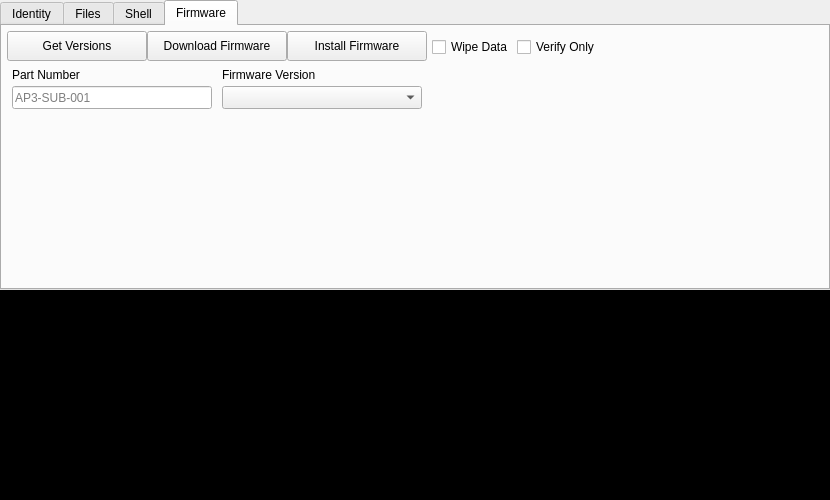
<?xml version="1.0" encoding="UTF-8"?>
<ui version="4.0">
 <class>MainWindow</class>
 <widget class="QMainWindow" name="MainWindow">
  <property name="geometry">
   <rect>
    <x>0</x>
    <y>0</y>
    <width>830</width>
    <height>500</height>
   </rect>
  </property>
  <property name="sizePolicy">
   <sizepolicy hsizetype="Fixed" vsizetype="Fixed">
    <horstretch>0</horstretch>
    <verstretch>0</verstretch>
   </sizepolicy>
  </property>
  <property name="minimumSize">
   <size>
    <width>830</width>
    <height>500</height>
   </size>
  </property>
  <property name="maximumSize">
   <size>
    <width>830</width>
    <height>500</height>
   </size>
  </property>
  <property name="windowTitle">
   <string>APToolkit</string>
  </property>
  <property name="tabShape">
   <enum>QTabWidget::TabShape::Rounded</enum>
  </property>
  <property name="unifiedTitleAndToolBarOnMac">
   <bool>false</bool>
  </property>
  <widget class="QWidget" name="centralwidget">
   <widget class="QTabWidget" name="tabWidget">
    <property name="enabled">
     <bool>true</bool>
    </property>
    <property name="geometry">
     <rect>
      <x>0</x>
      <y>0</y>
      <width>830</width>
      <height>290</height>
     </rect>
    </property>
    <property name="autoFillBackground">
     <bool>false</bool>
    </property>
    <property name="tabShape">
     <enum>QTabWidget::TabShape::Rounded</enum>
    </property>
    <property name="currentIndex">
     <number>3</number>
    </property>
    <property name="elideMode">
     <enum>Qt::TextElideMode::ElideNone</enum>
    </property>
    <property name="usesScrollButtons">
     <bool>true</bool>
    </property>
    <property name="documentMode">
     <bool>false</bool>
    </property>
    <property name="tabsClosable">
     <bool>false</bool>
    </property>
    <property name="tabBarAutoHide">
     <bool>false</bool>
    </property>
    <widget class="QWidget" name="identity">
     <attribute name="title">
      <string>Identity</string>
     </attribute>
     <widget class="QLabel" name="manufLabel">
      <property name="geometry">
       <rect>
        <x>10</x>
        <y>10</y>
        <width>120</width>
        <height>17</height>
       </rect>
      </property>
      <property name="text">
       <string>Manufacturer</string>
      </property>
     </widget>
     <widget class="QLabel" name="regionLabel">
      <property name="geometry">
       <rect>
        <x>10</x>
        <y>60</y>
        <width>120</width>
        <height>17</height>
       </rect>
      </property>
      <property name="text">
       <string>Region</string>
      </property>
     </widget>
     <widget class="QLineEdit" name="model">
      <property name="geometry">
       <rect>
        <x>10</x>
        <y>130</y>
        <width>120</width>
        <height>23</height>
       </rect>
      </property>
     </widget>
     <widget class="QLabel" name="modelLabel">
      <property name="geometry">
       <rect>
        <x>10</x>
        <y>110</y>
        <width>120</width>
        <height>17</height>
       </rect>
      </property>
      <property name="text">
       <string>Model</string>
      </property>
     </widget>
     <widget class="QLabel" name="vendorLabel">
      <property name="geometry">
       <rect>
        <x>10</x>
        <y>160</y>
        <width>120</width>
        <height>17</height>
       </rect>
      </property>
      <property name="text">
       <string>Vendor</string>
      </property>
     </widget>
     <widget class="QLineEdit" name="vendor">
      <property name="geometry">
       <rect>
        <x>10</x>
        <y>180</y>
        <width>120</width>
        <height>23</height>
       </rect>
      </property>
     </widget>
     <widget class="QLineEdit" name="partNum">
      <property name="enabled">
       <bool>true</bool>
      </property>
      <property name="geometry">
       <rect>
        <x>10</x>
        <y>230</y>
        <width>120</width>
        <height>23</height>
       </rect>
      </property>
      <property name="readOnly">
       <bool>true</bool>
      </property>
     </widget>
     <widget class="QLabel" name="partNumLabel">
      <property name="geometry">
       <rect>
        <x>10</x>
        <y>210</y>
        <width>120</width>
        <height>17</height>
       </rect>
      </property>
      <property name="text">
       <string>Part Number</string>
      </property>
     </widget>
     <widget class="QLabel" name="serialLabel">
      <property name="geometry">
       <rect>
        <x>140</x>
        <y>10</y>
        <width>120</width>
        <height>17</height>
       </rect>
      </property>
      <property name="text">
       <string>Serial</string>
      </property>
     </widget>
     <widget class="QLineEdit" name="serial">
      <property name="geometry">
       <rect>
        <x>140</x>
        <y>30</y>
        <width>120</width>
        <height>23</height>
       </rect>
      </property>
     </widget>
     <widget class="QLabel" name="initSerialLabel">
      <property name="geometry">
       <rect>
        <x>140</x>
        <y>110</y>
        <width>120</width>
        <height>17</height>
       </rect>
      </property>
      <property name="text">
       <string>Original Serial</string>
      </property>
     </widget>
     <widget class="QLineEdit" name="initSerial">
      <property name="enabled">
       <bool>true</bool>
      </property>
      <property name="geometry">
       <rect>
        <x>140</x>
        <y>130</y>
        <width>120</width>
        <height>23</height>
       </rect>
      </property>
      <property name="readOnly">
       <bool>true</bool>
      </property>
     </widget>
     <widget class="QLabel" name="upgrSerialLabel">
      <property name="geometry">
       <rect>
        <x>140</x>
        <y>60</y>
        <width>120</width>
        <height>17</height>
       </rect>
      </property>
      <property name="text">
       <string>Upgrade Serial</string>
      </property>
     </widget>
     <widget class="QLineEdit" name="upgrSerial">
      <property name="geometry">
       <rect>
        <x>140</x>
        <y>80</y>
        <width>120</width>
        <height>23</height>
       </rect>
      </property>
     </widget>
     <widget class="QLabel" name="userSerialLabel">
      <property name="geometry">
       <rect>
        <x>140</x>
        <y>160</y>
        <width>120</width>
        <height>17</height>
       </rect>
      </property>
      <property name="text">
       <string>User Serial</string>
      </property>
     </widget>
     <widget class="QLineEdit" name="userSerial">
      <property name="enabled">
       <bool>true</bool>
      </property>
      <property name="geometry">
       <rect>
        <x>140</x>
        <y>180</y>
        <width>120</width>
        <height>23</height>
       </rect>
      </property>
      <property name="readOnly">
       <bool>true</bool>
      </property>
     </widget>
     <widget class="QLineEdit" name="serialSticker">
      <property name="enabled">
       <bool>true</bool>
      </property>
      <property name="geometry">
       <rect>
        <x>140</x>
        <y>230</y>
        <width>120</width>
        <height>23</height>
       </rect>
      </property>
      <property name="readOnly">
       <bool>true</bool>
      </property>
     </widget>
     <widget class="QLabel" name="serialStickerLabel">
      <property name="geometry">
       <rect>
        <x>140</x>
        <y>210</y>
        <width>120</width>
        <height>17</height>
       </rect>
      </property>
      <property name="text">
       <string>Sticker Serial</string>
      </property>
     </widget>
     <widget class="QLabel" name="lockLabel">
      <property name="geometry">
       <rect>
        <x>270</x>
        <y>110</y>
        <width>120</width>
        <height>17</height>
       </rect>
      </property>
      <property name="text">
       <string>ECU Tune Lock</string>
      </property>
     </widget>
     <widget class="QLabel" name="cm1LockLabel">
      <property name="geometry">
       <rect>
        <x>270</x>
        <y>160</y>
        <width>120</width>
        <height>17</height>
       </rect>
      </property>
      <property name="text">
       <string>TCM Tune Lock</string>
      </property>
     </widget>
     <widget class="QLabel" name="stateLabel">
      <property name="geometry">
       <rect>
        <x>270</x>
        <y>10</y>
        <width>120</width>
        <height>17</height>
       </rect>
      </property>
      <property name="text">
       <string>Device State</string>
      </property>
     </widget>
     <widget class="QLabel" name="cm1StateLabel">
      <property name="geometry">
       <rect>
        <x>270</x>
        <y>60</y>
        <width>120</width>
        <height>17</height>
       </rect>
      </property>
      <property name="text">
       <string>TCM State</string>
      </property>
     </widget>
     <widget class="QLabel" name="vehicleLabel">
      <property name="geometry">
       <rect>
        <x>400</x>
        <y>10</y>
        <width>420</width>
        <height>17</height>
       </rect>
      </property>
      <property name="text">
       <string>Married Vehicle</string>
      </property>
     </widget>
     <widget class="QLineEdit" name="vehicle">
      <property name="geometry">
       <rect>
        <x>400</x>
        <y>30</y>
        <width>420</width>
        <height>23</height>
       </rect>
      </property>
     </widget>
     <widget class="QLabel" name="cm1VehicleLabel">
      <property name="geometry">
       <rect>
        <x>400</x>
        <y>60</y>
        <width>420</width>
        <height>17</height>
       </rect>
      </property>
      <property name="text">
       <string>Married TCM</string>
      </property>
     </widget>
     <widget class="QLineEdit" name="cm1Vehicle">
      <property name="geometry">
       <rect>
        <x>400</x>
        <y>80</y>
        <width>420</width>
        <height>23</height>
       </rect>
      </property>
     </widget>
     <widget class="QPushButton" name="unmarryBtn">
      <property name="geometry">
       <rect>
        <x>400</x>
        <y>190</y>
        <width>140</width>
        <height>30</height>
       </rect>
      </property>
      <property name="text">
       <string>Unmarry Vehicle</string>
      </property>
     </widget>
     <widget class="QPushButton" name="updateInitSerialBtn">
      <property name="geometry">
       <rect>
        <x>540</x>
        <y>190</y>
        <width>140</width>
        <height>30</height>
       </rect>
      </property>
      <property name="text">
       <string>Update Original Serial</string>
      </property>
     </widget>
     <widget class="QPushButton" name="saveEEPROMBtn">
      <property name="geometry">
       <rect>
        <x>680</x>
        <y>160</y>
        <width>140</width>
        <height>30</height>
       </rect>
      </property>
      <property name="text">
       <string>Save EEPROM to File</string>
      </property>
     </widget>
     <widget class="QPushButton" name="readEEPROMBtn">
      <property name="geometry">
       <rect>
        <x>400</x>
        <y>160</y>
        <width>140</width>
        <height>30</height>
       </rect>
      </property>
      <property name="text">
       <string>Read EEPROM</string>
      </property>
     </widget>
     <widget class="QPushButton" name="writeEEPROMBtn">
      <property name="geometry">
       <rect>
        <x>540</x>
        <y>160</y>
        <width>140</width>
        <height>30</height>
       </rect>
      </property>
      <property name="text">
       <string>Write EEPROM</string>
      </property>
     </widget>
     <widget class="QComboBox" name="state">
      <property name="geometry">
       <rect>
        <x>270</x>
        <y>30</y>
        <width>120</width>
        <height>23</height>
       </rect>
      </property>
      <property name="editable">
       <bool>false</bool>
      </property>
      <property name="currentIndex">
       <number>-1</number>
      </property>
      <item>
       <property name="text">
        <string>INVALID</string>
       </property>
      </item>
      <item>
       <property name="text">
        <string>UNINSTALLED</string>
       </property>
      </item>
      <item>
       <property name="text">
        <string>INSTALLED</string>
       </property>
      </item>
      <item>
       <property name="text">
        <string>RECOVERY</string>
       </property>
      </item>
      <item>
       <property name="text">
        <string>UNKNOWN_ROM</string>
       </property>
      </item>
      <item>
       <property name="text">
        <string>FW_CONFLICT</string>
       </property>
      </item>
      <item>
       <property name="text">
        <string>DEACTIVATED</string>
       </property>
      </item>
      <item>
       <property name="text">
        <string>ADV_RECOVERY</string>
       </property>
      </item>
     </widget>
     <widget class="QComboBox" name="cm1State">
      <property name="geometry">
       <rect>
        <x>270</x>
        <y>80</y>
        <width>120</width>
        <height>23</height>
       </rect>
      </property>
      <property name="editable">
       <bool>false</bool>
      </property>
      <property name="currentIndex">
       <number>-1</number>
      </property>
      <item>
       <property name="text">
        <string>INVALID</string>
       </property>
      </item>
      <item>
       <property name="text">
        <string>UNINSTALLED</string>
       </property>
      </item>
      <item>
       <property name="text">
        <string>INSTALLED</string>
       </property>
      </item>
      <item>
       <property name="text">
        <string>RECOVERY</string>
       </property>
      </item>
      <item>
       <property name="text">
        <string>UNKNOWN_ROM</string>
       </property>
      </item>
      <item>
       <property name="text">
        <string>FW_CONFLICT</string>
       </property>
      </item>
      <item>
       <property name="text">
        <string>DEACTIVATED</string>
       </property>
      </item>
      <item>
       <property name="text">
        <string>ADV_RECOVERY</string>
       </property>
      </item>
     </widget>
     <widget class="QComboBox" name="lock">
      <property name="geometry">
       <rect>
        <x>270</x>
        <y>130</y>
        <width>120</width>
        <height>23</height>
       </rect>
      </property>
      <property name="editable">
       <bool>false</bool>
      </property>
      <property name="currentIndex">
       <number>-1</number>
      </property>
      <item>
       <property name="text">
        <string>INVALID</string>
       </property>
      </item>
      <item>
       <property name="text">
        <string>LOCK_PT_ALL</string>
       </property>
      </item>
      <item>
       <property name="text">
        <string>LOCK_PT_VENDOR</string>
       </property>
      </item>
      <item>
       <property name="text">
        <string>LOCK_PT_PORT</string>
       </property>
      </item>
      <item>
       <property name="text">
        <string>LOCK_ST_ALL</string>
       </property>
      </item>
      <item>
       <property name="text">
        <string>LOCK_ST_VENDOR</string>
       </property>
      </item>
      <item>
       <property name="text">
        <string>LOCK_ST_PORT</string>
       </property>
      </item>
     </widget>
     <widget class="QComboBox" name="cm1Lock">
      <property name="geometry">
       <rect>
        <x>270</x>
        <y>180</y>
        <width>120</width>
        <height>23</height>
       </rect>
      </property>
      <property name="editable">
       <bool>false</bool>
      </property>
      <property name="currentIndex">
       <number>-1</number>
      </property>
      <item>
       <property name="text">
        <string>INVALID</string>
       </property>
      </item>
      <item>
       <property name="text">
        <string>LOCK_PT_ALL</string>
       </property>
      </item>
      <item>
       <property name="text">
        <string>LOCK_PT_VENDOR</string>
       </property>
      </item>
      <item>
       <property name="text">
        <string>LOCK_PT_PORT</string>
       </property>
      </item>
      <item>
       <property name="text">
        <string>LOCK_ST_ALL</string>
       </property>
      </item>
      <item>
       <property name="text">
        <string>LOCK_ST_VENDOR</string>
       </property>
      </item>
      <item>
       <property name="text">
        <string>LOCK_ST_PORT</string>
       </property>
      </item>
     </widget>
     <widget class="QComboBox" name="tcmTuning">
      <property name="geometry">
       <rect>
        <x>270</x>
        <y>230</y>
        <width>120</width>
        <height>23</height>
       </rect>
      </property>
      <property name="editable">
       <bool>false</bool>
      </property>
      <property name="currentIndex">
       <number>-1</number>
      </property>
      <item>
       <property name="text">
        <string>DISABLED</string>
       </property>
      </item>
      <item>
       <property name="text">
        <string>ENABLED</string>
       </property>
      </item>
     </widget>
     <widget class="QLabel" name="tcmTuningLabel">
      <property name="geometry">
       <rect>
        <x>270</x>
        <y>210</y>
        <width>120</width>
        <height>17</height>
       </rect>
      </property>
      <property name="text">
       <string>TCM Tuning</string>
      </property>
     </widget>
     <widget class="QComboBox" name="manuf">
      <property name="geometry">
       <rect>
        <x>10</x>
        <y>30</y>
        <width>120</width>
        <height>23</height>
       </rect>
      </property>
      <property name="editable">
       <bool>false</bool>
      </property>
      <property name="currentIndex">
       <number>-1</number>
      </property>
      <property name="insertPolicy">
       <enum>QComboBox::InsertPolicy::InsertAtBottom</enum>
      </property>
      <item>
       <property name="text">
        <string>SUB</string>
       </property>
      </item>
      <item>
       <property name="text">
        <string>MIT</string>
       </property>
      </item>
      <item>
       <property name="text">
        <string>NIS</string>
       </property>
      </item>
      <item>
       <property name="text">
        <string>MAZ</string>
       </property>
      </item>
      <item>
       <property name="text">
        <string>HON</string>
       </property>
      </item>
      <item>
       <property name="text">
        <string>BMW</string>
       </property>
      </item>
      <item>
       <property name="text">
        <string>FOR</string>
       </property>
      </item>
      <item>
       <property name="text">
        <string>POR</string>
       </property>
      </item>
      <item>
       <property name="text">
        <string>VLK</string>
       </property>
      </item>
      <item>
       <property name="text">
        <string>TOY</string>
       </property>
      </item>
      <item>
       <property name="text">
        <string>APA</string>
       </property>
      </item>
     </widget>
     <widget class="QComboBox" name="region">
      <property name="geometry">
       <rect>
        <x>10</x>
        <y>80</y>
        <width>120</width>
        <height>23</height>
       </rect>
      </property>
      <property name="editable">
       <bool>false</bool>
      </property>
      <property name="currentIndex">
       <number>-1</number>
      </property>
      <item>
       <property name="text">
        <string>US</string>
       </property>
      </item>
      <item>
       <property name="text">
        <string>JP</string>
       </property>
      </item>
      <item>
       <property name="text">
        <string>EU</string>
       </property>
      </item>
      <item>
       <property name="text">
        <string>AU</string>
       </property>
      </item>
     </widget>
     <widget class="QPushButton" name="rebootBtn">
      <property name="geometry">
       <rect>
        <x>680</x>
        <y>190</y>
        <width>140</width>
        <height>30</height>
       </rect>
      </property>
      <property name="text">
       <string>Reboot Accessport</string>
      </property>
     </widget>
     <widget class="QLineEdit" name="vin">
      <property name="geometry">
       <rect>
        <x>400</x>
        <y>130</y>
        <width>420</width>
        <height>23</height>
       </rect>
      </property>
      <property name="readOnly">
       <bool>true</bool>
      </property>
     </widget>
     <widget class="QLabel" name="vinLabel">
      <property name="geometry">
       <rect>
        <x>400</x>
        <y>110</y>
        <width>420</width>
        <height>17</height>
       </rect>
      </property>
      <property name="text">
       <string>Married VIN</string>
      </property>
     </widget>
    </widget>
    <widget class="QWidget" name="files">
     <attribute name="title">
      <string>Files</string>
     </attribute>
     <widget class="QTreeWidget" name="fileTreeView">
      <property name="geometry">
       <rect>
        <x>35</x>
        <y>5</y>
        <width>790</width>
        <height>250</height>
       </rect>
      </property>
      <attribute name="headerMinimumSectionSize">
       <number>80</number>
      </attribute>
      <attribute name="headerStretchLastSection">
       <bool>false</bool>
      </attribute>
      <column>
       <property name="text">
        <string>Name</string>
       </property>
      </column>
      <column>
       <property name="text">
        <string>Size</string>
       </property>
      </column>
     </widget>
     <widget class="QToolButton" name="uploadBtn">
      <property name="enabled">
       <bool>false</bool>
      </property>
      <property name="geometry">
       <rect>
        <x>5</x>
        <y>35</y>
        <width>25</width>
        <height>25</height>
       </rect>
      </property>
      <property name="toolTip">
       <string>Upload File</string>
      </property>
      <property name="text">
       <string/>
      </property>
      <property name="icon">
       <iconset theme="QIcon::ThemeIcon::DocumentNew"/>
      </property>
     </widget>
     <widget class="QToolButton" name="deleteBtn">
      <property name="enabled">
       <bool>false</bool>
      </property>
      <property name="geometry">
       <rect>
        <x>5</x>
        <y>125</y>
        <width>25</width>
        <height>25</height>
       </rect>
      </property>
      <property name="toolTip">
       <string>Delete File/Directory</string>
      </property>
      <property name="text">
       <string/>
      </property>
      <property name="icon">
       <iconset theme="QIcon::ThemeIcon::EditDelete"/>
      </property>
     </widget>
     <widget class="QToolButton" name="saveBtn">
      <property name="enabled">
       <bool>false</bool>
      </property>
      <property name="geometry">
       <rect>
        <x>5</x>
        <y>5</y>
        <width>25</width>
        <height>25</height>
       </rect>
      </property>
      <property name="toolTip">
       <string>Save File</string>
      </property>
      <property name="text">
       <string/>
      </property>
      <property name="icon">
       <iconset theme="QIcon::ThemeIcon::DocumentSave"/>
      </property>
     </widget>
     <widget class="QToolButton" name="createDirBtn">
      <property name="enabled">
       <bool>false</bool>
      </property>
      <property name="geometry">
       <rect>
        <x>5</x>
        <y>65</y>
        <width>25</width>
        <height>25</height>
       </rect>
      </property>
      <property name="toolTip">
       <string>Create Directory</string>
      </property>
      <property name="text">
       <string/>
      </property>
      <property name="icon">
       <iconset theme="QIcon::ThemeIcon::FolderNew"/>
      </property>
     </widget>
     <widget class="QToolButton" name="renameBtn">
      <property name="enabled">
       <bool>false</bool>
      </property>
      <property name="geometry">
       <rect>
        <x>5</x>
        <y>95</y>
        <width>25</width>
        <height>25</height>
       </rect>
      </property>
      <property name="toolTip">
       <string>Rename File/Directory</string>
      </property>
      <property name="text">
       <string/>
      </property>
      <property name="icon">
       <iconset theme="QIcon::ThemeIcon::DocumentProperties"/>
      </property>
     </widget>
    </widget>
    <widget class="QWidget" name="shell">
     <attribute name="title">
      <string>Shell</string>
     </attribute>
     <widget class="QPushButton" name="startShellBtn">
      <property name="geometry">
       <rect>
        <x>5</x>
        <y>5</y>
        <width>120</width>
        <height>30</height>
       </rect>
      </property>
      <property name="text">
       <string>Start Shell</string>
      </property>
     </widget>
     <widget class="QPushButton" name="stopShellBtn">
      <property name="enabled">
       <bool>false</bool>
      </property>
      <property name="geometry">
       <rect>
        <x>5</x>
        <y>35</y>
        <width>120</width>
        <height>30</height>
       </rect>
      </property>
      <property name="text">
       <string>Stop Shell</string>
      </property>
     </widget>
     <widget class="QPlainTextEdit" name="shellOutput">
      <property name="geometry">
       <rect>
        <x>130</x>
        <y>5</y>
        <width>690</width>
        <height>225</height>
       </rect>
      </property>
      <property name="palette">
       <palette>
        <active>
         <colorrole role="Text">
          <brush brushstyle="SolidPattern">
           <color alpha="255">
            <red>255</red>
            <green>255</green>
            <blue>255</blue>
           </color>
          </brush>
         </colorrole>
         <colorrole role="Base">
          <brush brushstyle="SolidPattern">
           <color alpha="255">
            <red>0</red>
            <green>0</green>
            <blue>0</blue>
           </color>
          </brush>
         </colorrole>
        </active>
        <inactive>
         <colorrole role="Text">
          <brush brushstyle="SolidPattern">
           <color alpha="255">
            <red>255</red>
            <green>255</green>
            <blue>255</blue>
           </color>
          </brush>
         </colorrole>
         <colorrole role="Base">
          <brush brushstyle="SolidPattern">
           <color alpha="255">
            <red>0</red>
            <green>0</green>
            <blue>0</blue>
           </color>
          </brush>
         </colorrole>
        </inactive>
        <disabled/>
       </palette>
      </property>
      <property name="frameShape">
       <enum>QFrame::Shape::NoFrame</enum>
      </property>
      <property name="undoRedoEnabled">
       <bool>false</bool>
      </property>
      <property name="textInteractionFlags">
       <set>Qt::TextInteractionFlag::TextSelectableByKeyboard|Qt::TextInteractionFlag::TextSelectableByMouse</set>
      </property>
     </widget>
     <widget class="QLineEdit" name="shellInput">
      <property name="geometry">
       <rect>
        <x>130</x>
        <y>230</y>
        <width>690</width>
        <height>25</height>
       </rect>
      </property>
      <property name="frame">
       <bool>true</bool>
      </property>
     </widget>
     <widget class="QPushButton" name="clearShellOutputBtn">
      <property name="enabled">
       <bool>true</bool>
      </property>
      <property name="geometry">
       <rect>
        <x>5</x>
        <y>65</y>
        <width>120</width>
        <height>30</height>
       </rect>
      </property>
      <property name="text">
       <string>Clear Output</string>
      </property>
     </widget>
    </widget>
    <widget class="QWidget" name="firmware">
     <attribute name="title">
      <string>Firmware</string>
     </attribute>
     <widget class="QPushButton" name="downloadFwBtn">
      <property name="geometry">
       <rect>
        <x>145</x>
        <y>5</y>
        <width>140</width>
        <height>30</height>
       </rect>
      </property>
      <property name="text">
       <string>Download Firmware</string>
      </property>
     </widget>
     <widget class="QComboBox" name="fwList">
      <property name="geometry">
       <rect>
        <x>220</x>
        <y>60</y>
        <width>200</width>
        <height>23</height>
       </rect>
      </property>
     </widget>
     <widget class="QLineEdit" name="fwPartNum">
      <property name="geometry">
       <rect>
        <x>10</x>
        <y>60</y>
        <width>200</width>
        <height>23</height>
       </rect>
      </property>
      <property name="placeholderText">
       <string>AP3-SUB-001</string>
      </property>
     </widget>
     <widget class="QLabel" name="fwPartNumLabel">
      <property name="geometry">
       <rect>
        <x>10</x>
        <y>40</y>
        <width>200</width>
        <height>17</height>
       </rect>
      </property>
      <property name="text">
       <string>Part Number</string>
      </property>
     </widget>
     <widget class="QLabel" name="fwListLabel">
      <property name="geometry">
       <rect>
        <x>220</x>
        <y>40</y>
        <width>200</width>
        <height>17</height>
       </rect>
      </property>
      <property name="text">
       <string>Firmware Version</string>
      </property>
     </widget>
     <widget class="QPushButton" name="getVersionsBtn">
      <property name="geometry">
       <rect>
        <x>5</x>
        <y>5</y>
        <width>140</width>
        <height>30</height>
       </rect>
      </property>
      <property name="text">
       <string>Get Versions</string>
      </property>
     </widget>
     <widget class="QPushButton" name="installFwBtn">
      <property name="geometry">
       <rect>
        <x>285</x>
        <y>5</y>
        <width>140</width>
        <height>30</height>
       </rect>
      </property>
      <property name="text">
       <string>Install Firmware</string>
      </property>
     </widget>
     <widget class="QCheckBox" name="wipeData">
      <property name="geometry">
       <rect>
        <x>430</x>
        <y>10</y>
        <width>80</width>
        <height>22</height>
       </rect>
      </property>
      <property name="toolTip">
       <string>Highly recommended when downgrading or switching models. Has no effect when Verify Only is checked</string>
      </property>
      <property name="text">
       <string>Wipe Data</string>
      </property>
     </widget>
     <widget class="QCheckBox" name="verifyOnly">
      <property name="geometry">
       <rect>
        <x>515</x>
        <y>10</y>
        <width>85</width>
        <height>22</height>
       </rect>
      </property>
      <property name="toolTip">
       <string>Compares the installed firmware's hashes to the supplied firmware then reboots without flashing</string>
      </property>
      <property name="text">
       <string>Verify Only</string>
      </property>
     </widget>
    </widget>
   </widget>
   <widget class="QPlainTextEdit" name="output">
    <property name="geometry">
     <rect>
      <x>0</x>
      <y>290</y>
      <width>830</width>
      <height>210</height>
     </rect>
    </property>
    <property name="palette">
     <palette>
      <active>
       <colorrole role="Text">
        <brush brushstyle="SolidPattern">
         <color alpha="255">
          <red>255</red>
          <green>255</green>
          <blue>255</blue>
         </color>
        </brush>
       </colorrole>
       <colorrole role="Base">
        <brush brushstyle="SolidPattern">
         <color alpha="255">
          <red>0</red>
          <green>0</green>
          <blue>0</blue>
         </color>
        </brush>
       </colorrole>
      </active>
      <inactive>
       <colorrole role="Text">
        <brush brushstyle="SolidPattern">
         <color alpha="255">
          <red>255</red>
          <green>255</green>
          <blue>255</blue>
         </color>
        </brush>
       </colorrole>
       <colorrole role="Base">
        <brush brushstyle="SolidPattern">
         <color alpha="255">
          <red>0</red>
          <green>0</green>
          <blue>0</blue>
         </color>
        </brush>
       </colorrole>
      </inactive>
      <disabled/>
     </palette>
    </property>
    <property name="frameShape">
     <enum>QFrame::Shape::NoFrame</enum>
    </property>
    <property name="undoRedoEnabled">
     <bool>false</bool>
    </property>
    <property name="textInteractionFlags">
     <set>Qt::TextInteractionFlag::TextSelectableByKeyboard|Qt::TextInteractionFlag::TextSelectableByMouse</set>
    </property>
   </widget>
  </widget>
 </widget>
 <resources/>
 <connections/>
</ui>
